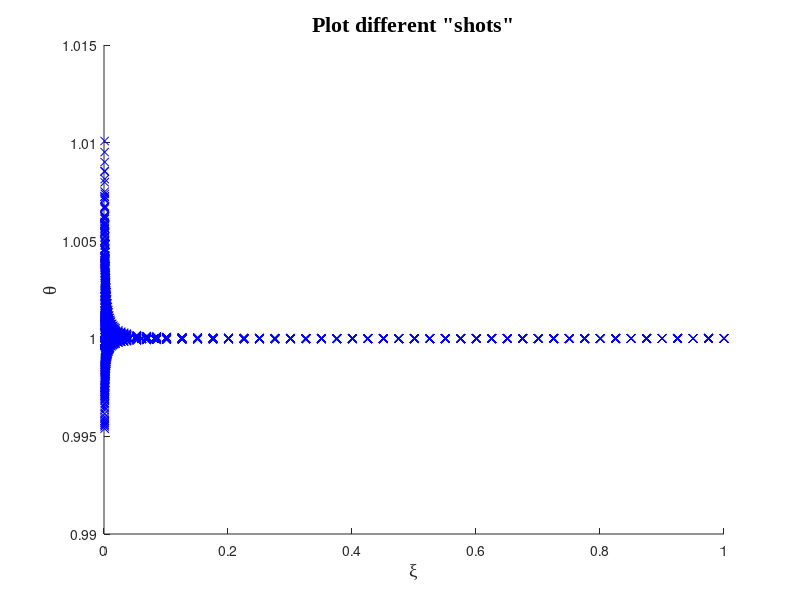
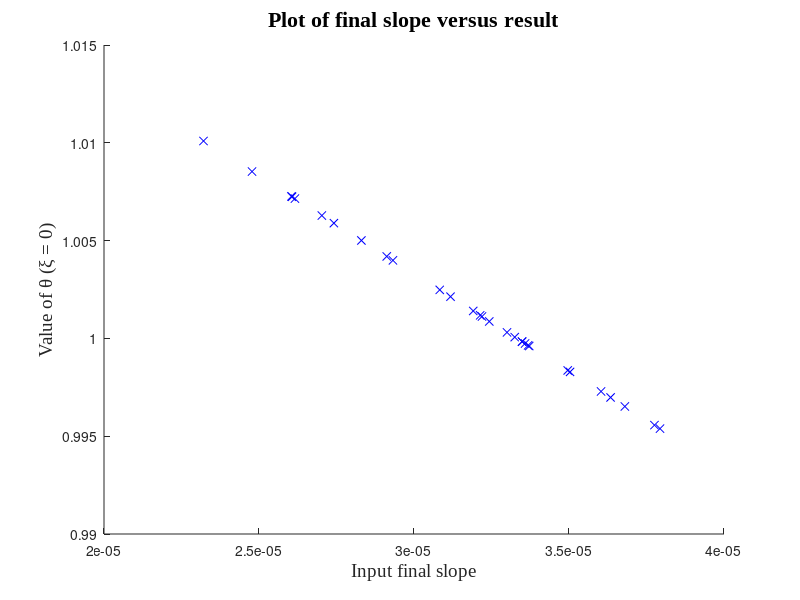

Here is the MATLAB script that generated these plots, in order:
function P7H3shootingphi001()
%Rewritting the problem in the dimesionless form:
% y''  + 2/x y' - phi^2 * y = 0 
%where y = theta(zeta) 
phi =[0.01, 10];
%The first BC is Neumann BC  y'(r=0)=0
yp=0;
%The second BC is Dirichlet BC y(r=R)=CR/CR= 1
yf=1 ;
% This probelm can be written as a system of equations
% _  _ 
%| u1 | 
%| u2 |
% _  _ 
 % where u1 = y  and u2 =y'
 
clear all %clear stored variables

clear all %clear stored variables
clc %clear the screen
close all %close all previously created plots

%% Shooting method example
%Loop around through guesses for final value of slope

%set up a way to vary the final value of slope, Q_o
for i=1:30
    Qo=random('normal',3.2e-5,0.5e-5);  %Choose a final slope of 9
                              

%Solve an ODE
u_init=[1  Qo]; %set final value of theta and final slope (guess)
xspan=[1 0.001]; %set the range of the x variable backward (scaled problem) % 0.01 was used to avoid dividing by zero in myfun
options = odeset('RelTol',1e-4,'AbsTol',[1e-4 1e-4]);
[x,theta] = ode45(@myfun,xspan,u_init,options);

%Pull out the value of \theta(\xi=1)
[xmax,c]=size(x);
result(i,1)=Qo; %initial flux values
result(i,2)=theta(xmax); %values at \xi = 1

% Add to the figure
hold on;
plot(x,theta(:,1),'bx')
xlabel('\xi','fontsize',14,'fontname','times new roman')
ylabel('\theta','fontsize',14,'fontname','times new roman')
title('Plot different "shots"','fontsize',16,'fontname','times new roman')
end

figure
hold on;
plot(result(:,1), result(:,2),'bx')
xlabel('Input final slope','fontsize',14,'fontname','times new roman')
ylabel('Value of \theta (\xi = 0)','fontsize',14,'fontname','times new roman')
title('Plot of final slope versus result','fontsize',16,'fontname','times new roman')
end

    function rodtemp=myfun(x,U)
    phi= 0.01; %hL^2 dimensionless 
    rodtemp=zeros(2,1);
    rodtemp(1)=U(2);
    rodtemp(2)=-2/x * U(2) + phi^2 * U(1);
    end
